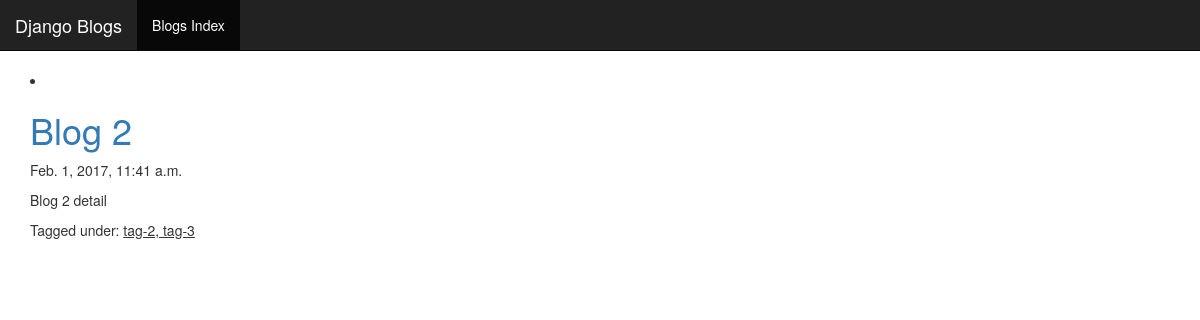
/blog-2, run on the app's committed database.
### blog/models.py (models this page shows, shortened)
class Entry(models.Model):
    title = models.CharField(max_length=255)
    body = models.TextField()
    slug = models.SlugField(max_length=255, unique=True)
    published = models.BooleanField(default=True)
    created_at = models.DateTimeField(auto_now_add=True)
    modified_at = models.DateTimeField(auto_now=True)
    tags = models.ManyToManyField(Tag)
    objects = EntryQuerySet.as_manager()
    class Meta:
        verbose_name = "Blog Entry"
        verbose_name_plural = "Blog Entries"
        ordering = ["-created_at"]

class Tag(models.Model):
    slug = models.SlugField(max_length=255, unique=True)
    def __str__(self):
        return self.slug

### blog/views.py (the view)
# urls.py: url(r'^(?P<slug>\S+)$', views.BlogDetail.as_view(), name="blog_detail"),
class BlogDetail(generic.DetailView):
    model = models.Entry
    template_name = 'post.html'
    context_object_name = 'blog'

### blog/templates/post.html
{% extends 'layout.html' %}
{% block content %}
    <li>
        <h1>
            <a href="#"> {{ object.title }} </a>
        </h1>
        <p>
            {{ object.created_at }}
        </p>
        <p>
            {{ object.body }}
        </p>
        <p>
            Tagged under: <u>{{ object.tags.all|join:", " }}</u>
        </p>
    </li>
{% endblock %}

### blog/static/css/style.css (style rules this page uses)
body { margin-top: 70px; }

### data on the page
Entry: title "Blog 2", created_at "Feb. 1, 2017, 11:41 a.m.", body "Blog 2 detail", tags.all "tag-2, tag-3"
